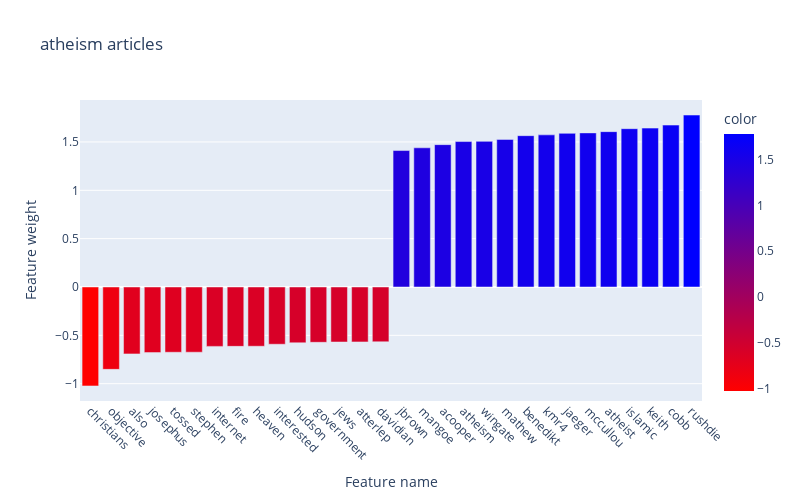
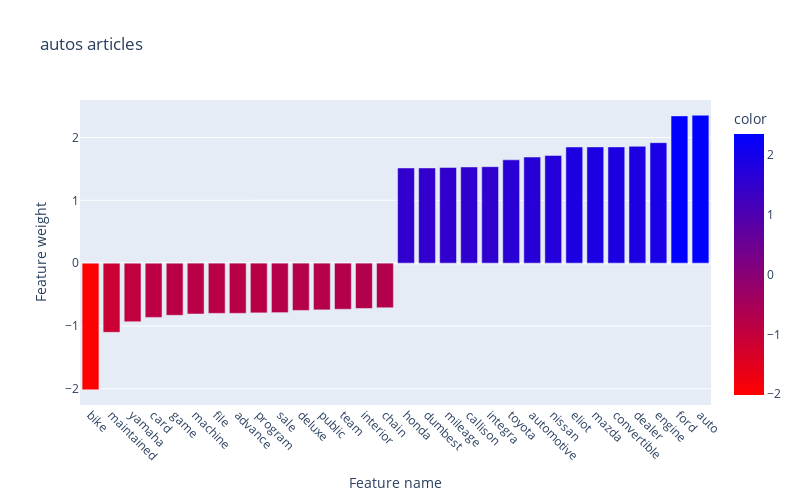
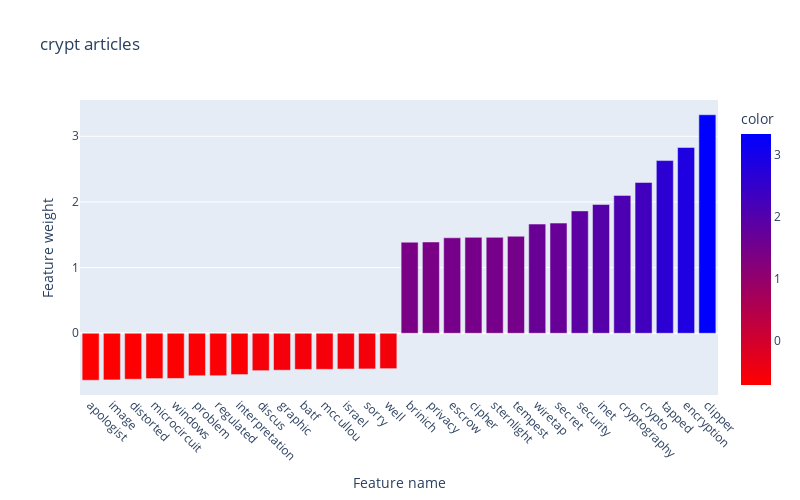
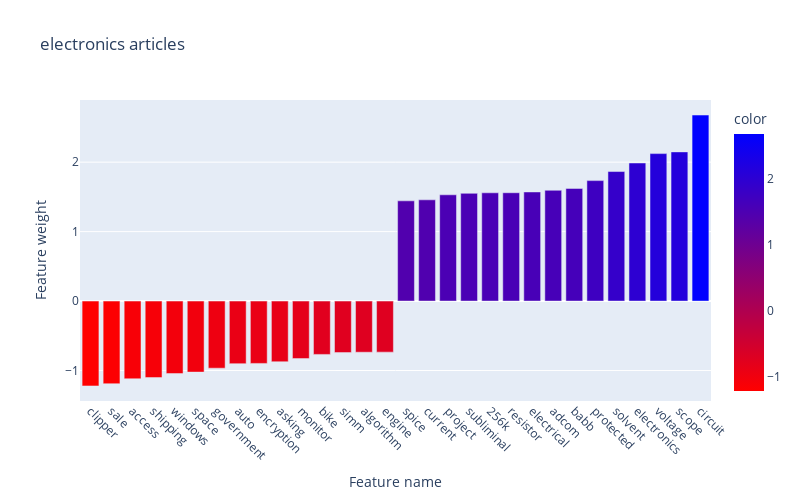

The notebook cell saved with these charts, in order:
### Code cell
for i, class_label in enumerate(classes):

    # get indices of top positive/negative coefficient
    negative_coefs_indices = np.argsort(coefs_values[i])[:n_feature]
    positive_coefs_indices = np.argsort(coefs_values[i])[-n_feature:]

    # get the coefficient values
    negative_coefs = [coefs_values[i][coef_idx] for coef_idx in negative_coefs_indices]
    positive_coefs = [coefs_values[i][coef_idx] for coef_idx in positive_coefs_indices]

    # get the corresponding features names of the top coefficient
    negative_features = [feature_names[coef_idx] for coef_idx in negative_coefs_indices]
    positive_features = [feature_names[coef_idx] for coef_idx in positive_coefs_indices]

    # stack arrays into one array
    weights = np.concatenate([negative_coefs, positive_coefs])
    features = np.concatenate([negative_features, positive_features])

    # plot feature names agains their weight, using bar plot
    chart_title = f'{class_label} articles'
    
    chart_labels = {
        'x': 'Feature name',
        'y': 'Feature weight'
    }
    
    fig = px.bar(x=features, y=weights, color=weights, title=chart_title,
                 orientation='v', labels=chart_labels, width=800, height=500,
                 color_continuous_scale=['red', 'blue'])
    
    # rotate x-axis ticks
    fig.update_xaxes(tickangle=45)
    
    fig.show()
    
    save_fig_as_div(fig, file_name=f'model-coefficients/{class_label}-class-bar-chart.html')

### Figure 1 — Plotly figure (JSON) as saved in the notebook; plotly's stock layout.template omitted (floating-point values rounded to 4 significant figures)
{"data": [{"alignmentgroup": "True", "hoverlabel": {"namelength": 0}, "hovertemplate": "Feature name=%{x}<br>Feature weight=%{y}<br>color=%{marker.color}", "legendgroup": "", "marker": {"color": [-1.023, -0.8518, -0.6917, -0.6786, -0.675, -0.6745, -0.6142, -0.6139, -0.6127, -0.5921, -0.5772, -0.5721, -0.569, -0.5681, -0.5668, 1.411, 1.439, 1.472, 1.504, 1.506, 1.526, 1.565, 1.573, 1.589, 1.594, 1.607, 1.637, 1.643, 1.674, 1.778], "coloraxis": "coloraxis"}, "name": "", "offsetgroup": "", "orientation": "v", "showlegend": false, "textposition": "auto", "type": "bar", "x": ["christians", "objective", "also", "josephus", "tossed", "stephen", "internet", "fire", "heaven", "interested", "hudson", "government", "jews", "atterlep", "davidian", "jbrown", "mangoe", "acooper", "atheism", "wingate", "mathew", "benedikt", "kmr4", "jaeger", "mccullou", "atheist", "islamic", "keith", "cobb", "rushdie"], "xaxis": "x", "y": [-1.023, -0.8518, -0.6917, -0.6786, -0.675, -0.6745, -0.6142, -0.6139, -0.6127, -0.5921, -0.5772, -0.5721, -0.569, -0.5681, -0.5668, 1.411, 1.439, 1.472, 1.504, 1.506, 1.526, 1.565, 1.573, 1.589, 1.594, 1.607, 1.637, 1.643, 1.674, 1.778], "yaxis": "y"}], "layout": {"barmode": "relative", "coloraxis": {"colorbar": {"title": {"text": "color"}}, "colorscale": [[0, "red"], [1, "blue"]]}, "height": 500, "legend": {"tracegroupgap": 0}, "title": {"text": "atheism articles"}, "width": 800, "xaxis": {"anchor": "y", "autorange": true, "domain": [0, 1], "range": [-0.5, 29.5], "tickangle": 45, "title": {"text": "Feature name"}, "type": "category"}, "yaxis": {"anchor": "x", "autorange": true, "domain": [0, 1], "range": [-1.179, 1.934], "title": {"text": "Feature weight"}, "type": "linear"}}}

### Figure 2 — Plotly figure (JSON) as saved in the notebook; plotly's stock layout.template omitted (floating-point values rounded to 4 significant figures)
{"data": [{"alignmentgroup": "True", "hoverlabel": {"namelength": 0}, "hovertemplate": "Feature name=%{x}<br>Feature weight=%{y}<br>color=%{marker.color}", "legendgroup": "", "marker": {"color": [-2.015, -1.101, -0.932, -0.8636, -0.8308, -0.8095, -0.7994, -0.7988, -0.7913, -0.7876, -0.7529, -0.7437, -0.7343, -0.7215, -0.7101, 1.515, 1.515, 1.522, 1.531, 1.535, 1.644, 1.688, 1.714, 1.849, 1.85, 1.85, 1.859, 1.917, 2.344, 2.354], "coloraxis": "coloraxis"}, "name": "", "offsetgroup": "", "orientation": "v", "showlegend": false, "textposition": "auto", "type": "bar", "x": ["bike", "maintained", "yamaha", "card", "game", "machine", "file", "advance", "program", "sale", "deluxe", "public", "team", "interior", "chain", "honda", "dumbest", "mileage", "callison", "integra", "toyota", "automotive", "nissan", "eliot", "mazda", "convertible", "dealer", "engine", "ford", "auto"], "xaxis": "x", "y": [-2.015, -1.101, -0.932, -0.8636, -0.8308, -0.8095, -0.7994, -0.7988, -0.7913, -0.7876, -0.7529, -0.7437, -0.7343, -0.7215, -0.7101, 1.515, 1.515, 1.522, 1.531, 1.535, 1.644, 1.688, 1.714, 1.849, 1.85, 1.85, 1.859, 1.917, 2.344, 2.354], "yaxis": "y"}], "layout": {"barmode": "relative", "coloraxis": {"colorbar": {"title": {"text": "color"}}, "colorscale": [[0, "red"], [1, "blue"]]}, "height": 500, "legend": {"tracegroupgap": 0}, "title": {"text": "autos articles"}, "width": 800, "xaxis": {"anchor": "y", "autorange": true, "domain": [0, 1], "range": [-0.5, 29.5], "tickangle": 45, "title": {"text": "Feature name"}, "type": "category"}, "yaxis": {"anchor": "x", "autorange": true, "domain": [0, 1], "range": [-2.258, 2.596], "title": {"text": "Feature weight"}, "type": "linear"}}}

### Figure 3 — Plotly figure (JSON) as saved in the notebook; plotly's stock layout.template omitted (floating-point values rounded to 4 significant figures)
{"data": [{"alignmentgroup": "True", "hoverlabel": {"namelength": 0}, "hovertemplate": "Feature name=%{x}<br>Feature weight=%{y}<br>color=%{marker.color}", "legendgroup": "", "marker": {"color": [-0.7152, -0.7101, -0.6998, -0.6899, -0.6877, -0.6462, -0.6461, -0.6288, -0.5692, -0.562, -0.5497, -0.5488, -0.5437, -0.5427, -0.5387, 1.387, 1.39, 1.454, 1.461, 1.461, 1.478, 1.663, 1.678, 1.864, 1.961, 2.1, 2.297, 2.63, 2.829, 3.328], "coloraxis": "coloraxis"}, "name": "", "offsetgroup": "", "orientation": "v", "showlegend": false, "textposition": "auto", "type": "bar", "x": ["apologist", "image", "distorted", "microcircuit", "windows", "problem", "regulated", "interpretation", "discus", "graphic", "batf", "mccullou", "israel", "sorry", "well", "brinich", "privacy", "escrow", "cipher", "sternlight", "tempest", "wiretap", "secret", "security", "inet", "cryptography", "crypto", "tapped", "encryption", "clipper"], "xaxis": "x", "y": [-0.7152, -0.7101, -0.6998, -0.6899, -0.6877, -0.6462, -0.6461, -0.6288, -0.5692, -0.562, -0.5497, -0.5488, -0.5437, -0.5427, -0.5387, 1.387, 1.39, 1.454, 1.461, 1.461, 1.478, 1.663, 1.678, 1.864, 1.961, 2.1, 2.297, 2.63, 2.829, 3.328], "yaxis": "y"}], "layout": {"barmode": "relative", "coloraxis": {"colorbar": {"title": {"text": "color"}}, "colorscale": [[0, "red"], [1, "blue"]]}, "height": 500, "legend": {"tracegroupgap": 0}, "title": {"text": "crypt articles"}, "width": 800, "xaxis": {"anchor": "y", "autorange": true, "domain": [0, 1], "range": [-0.5, 29.5], "tickangle": 45, "title": {"text": "Feature name"}, "type": "category"}, "yaxis": {"anchor": "x", "autorange": true, "domain": [0, 1], "range": [-0.9398, 3.552], "title": {"text": "Feature weight"}, "type": "linear"}}}

### Figure 4 — Plotly figure (JSON) as saved in the notebook; plotly's stock layout.template omitted (floating-point values rounded to 4 significant figures)
{"data": [{"alignmentgroup": "True", "hoverlabel": {"namelength": 0}, "hovertemplate": "Feature name=%{x}<br>Feature weight=%{y}<br>color=%{marker.color}", "legendgroup": "", "marker": {"color": [-1.222, -1.19, -1.119, -1.102, -1.044, -1.023, -0.9664, -0.9012, -0.8976, -0.8739, -0.8284, -0.7681, -0.7422, -0.7367, -0.7353, 1.443, 1.458, 1.53, 1.551, 1.559, 1.56, 1.571, 1.595, 1.622, 1.734, 1.865, 1.988, 2.123, 2.148, 2.678], "coloraxis": "coloraxis"}, "name": "", "offsetgroup": "", "orientation": "v", "showlegend": false, "textposition": "auto", "type": "bar", "x": ["clipper", "sale", "access", "shipping", "windows", "space", "government", "auto", "encryption", "asking", "monitor", "bike", "simm", "algorithm", "engine", "spice", "current", "project", "subliminal", "256k", "resistor", "electrical", "adcom", "babb", "protected", "solvent", "electronics", "voltage", "scope", "circuit"], "xaxis": "x", "y": [-1.222, -1.19, -1.119, -1.102, -1.044, -1.023, -0.9664, -0.9012, -0.8976, -0.8739, -0.8284, -0.7681, -0.7422, -0.7367, -0.7353, 1.443, 1.458, 1.53, 1.551, 1.559, 1.56, 1.571, 1.595, 1.622, 1.734, 1.865, 1.988, 2.123, 2.148, 2.678], "yaxis": "y"}], "layout": {"barmode": "relative", "coloraxis": {"colorbar": {"title": {"text": "color"}}, "colorscale": [[0, "red"], [1, "blue"]]}, "height": 500, "legend": {"tracegroupgap": 0}, "title": {"text": "electronics articles"}, "width": 800, "xaxis": {"anchor": "y", "autorange": true, "domain": [0, 1], "range": [-0.5, 29.5], "tickangle": 45, "title": {"text": "Feature name"}, "type": "category"}, "yaxis": {"anchor": "x", "autorange": true, "domain": [0, 1], "range": [-1.439, 2.895], "title": {"text": "Feature weight"}, "type": "linear"}}}
